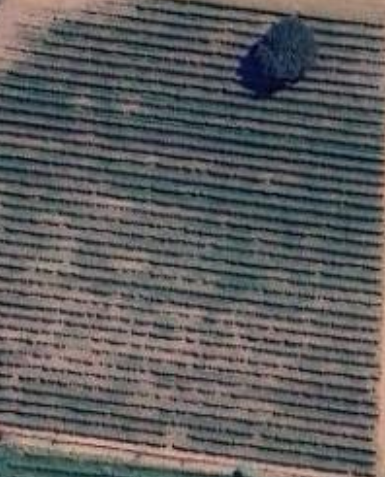
#> input picture VisãoComputacionalproj/cafe3.png, 385 x 477 px
$ jupyter execute main4.ipynb
#> lines starting #> are read from the running program, lines starting #| are printed output that depends on the picture; after the words box and inside, x2 and y2 are one past the last pixel; in counts of white or black regions, pixels touching at a corner belong together
[cell 1]
import cv2
import numpy as np
import matplotlib.pyplot as plt


def show_image(title, img, cmap_type=None):
    plt.figure(figsize=(10, 10))
    plt.title(title)
    if cmap_type:
        plt.imshow(img, cmap=cmap_type)
    else:
        plt.imshow(cv2.cvtColor(img, cv2.COLOR_BGR2RGB))
    plt.axis('off')
    plt.show()


image = cv2.imread('cafe3.png')
#> image is the input picture: shape (477, 385, 3); mean B, G, R 92.6, 92.1, 92.9


show_image("Imagem Original", image)

gray = cv2.cvtColor(image, cv2.COLOR_BGR2GRAY)
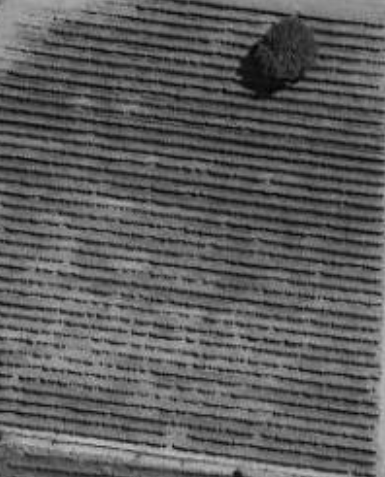
#> gray: shape (477, 385); min 2, max 198, mean 92.4
show_image("Imagem em Escala de Cinza", gray, cmap_type='gray')


blurred = cv2.GaussianBlur(gray, (5, 5), 0)


canny_edges = cv2.Canny(blurred, 50, 150)
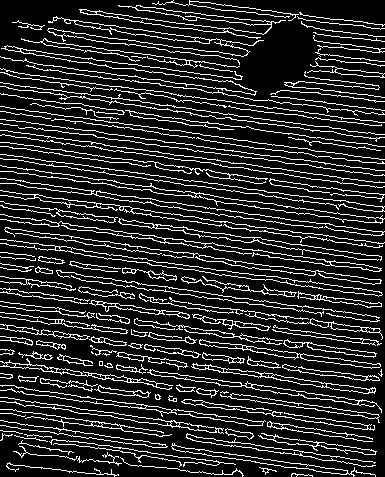
#> canny_edges: shape (477, 385); 16.7% white in thin lines or dots
show_image("Detecção de Bordas com Canny", canny_edges, cmap_type='gray')


image_with_color = np.zeros_like(image)


image_with_color[:] = (255, 0, 0)


contours, _ = cv2.findContours(canny_edges, cv2.RETR_EXTERNAL, cv2.CHAIN_APPROX_SIMPLE)
#> contours = 149 contours, 87 with area under 20; largest, box (x1, y1, x2, y2) and area: (0, 239, 383, 297) 1374, (79, 5, 286, 39) 1214, (0, 165, 385, 224) 946, (147, 369, 382, 413) 857, (199, 339, 381, 369) 784


for contour in contours:

    cv2.drawContours(image_with_color, [contour], -1, (0, 255, 0), 1)
#> this loop made 149 passes
#> contour on passes 42, 49: [[99, 361], [99, 365], [102, 365], [102, 361]], [[91, 351], [91, 352], [92, 353], [93, 353]]
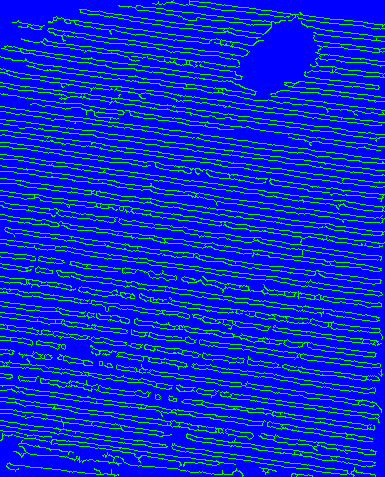
#> image_with_color: shape (477, 385, 3); mean of channels 0, 1, 2 213.4, 41.6, 0; drawn as B, G, R


show_image("Imagem com Bordas e Fundo Colorido", image_with_color)
